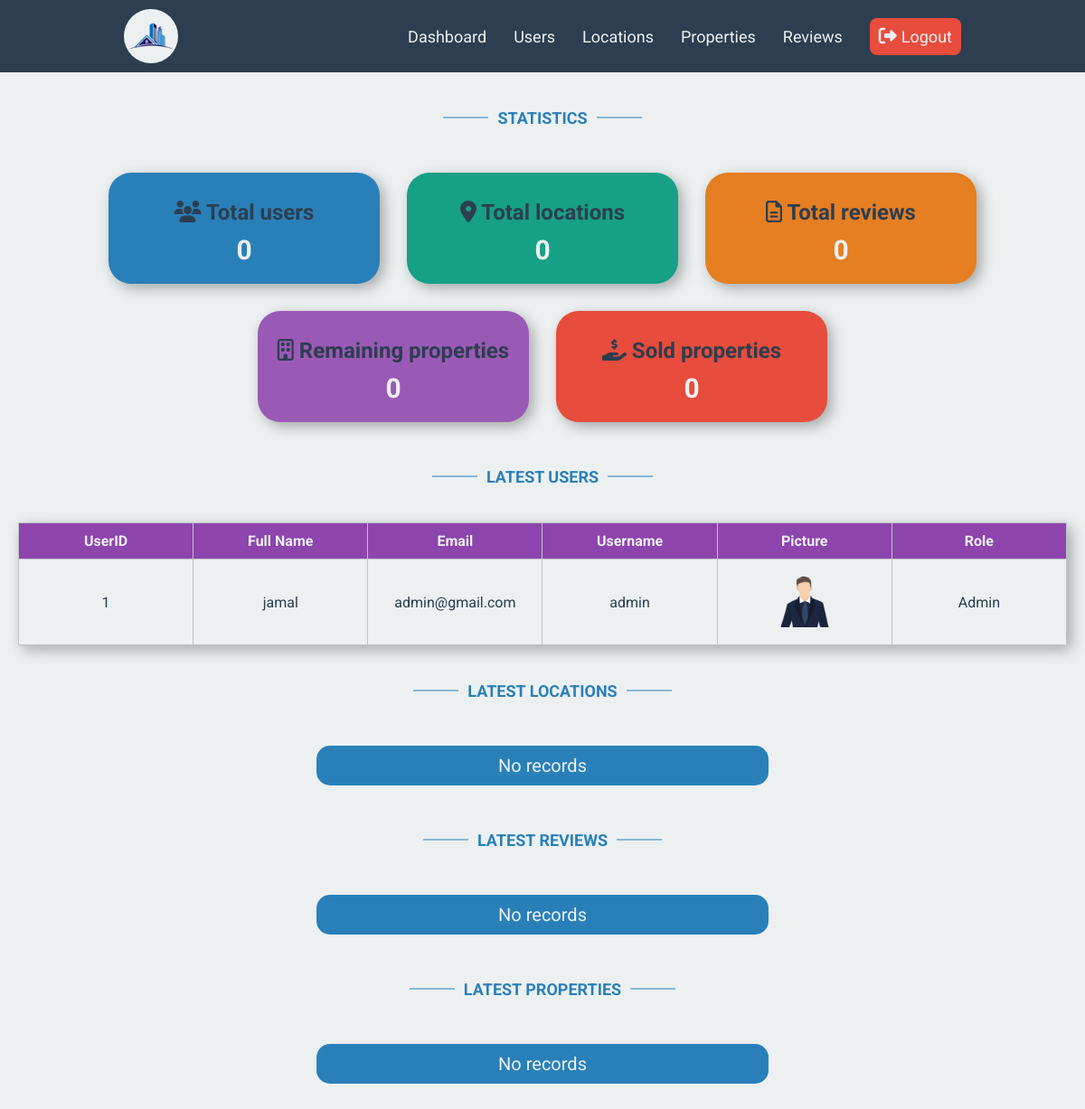
Page /admin/dashboard.php (signed in) on the committed database.
### tables this page shows
CREATE TABLE `users` (
  `UserID` int(10) NOT NULL,
  `FullName` varchar(50) NOT NULL,
  `Username` varchar(255) NOT NULL,
  `Email` varchar(50) NOT NULL,
  `Password` varchar(255) NOT NULL,
  `Picture` varchar(255) NOT NULL DEFAULT 'avatar.png',
  `GroupID` int(10) NOT NULL DEFAULT 0
);

### admin/includes/functions.php (called while the page is built, shortened)
<?php
function checkItem($select, $from, $value)
{
    global $con;
    $statement = $con->prepare("SELECT $select FROM $from WHERE $select = ?");
    $statement->execute(array($value));
    $count = $statement->rowCount();
    return $count;
}
function countItems($item, $table)
{
    global $con;
    $stmt2 = $con->prepare("SELECT COUNT($item) FROM $table");
    $stmt2->execute();
    return $stmt2->fetchColumn();
}
function getLatest($select, $table, $order, $limit = 5)
{
    global $con;
    $getStmt = $con->prepare("SELECT $select FROM $table ORDER BY $order DESC LIMIT $limit");
    $getStmt->execute();
    $rows = $getStmt->fetchAll();
    return $rows;
}

### admin/dashboard.php (the view, shortened to what this page needs)
<?php
if (isset($_SESSION['Username'])) {
    require('./connect.php');
    require('./includes/functions.php');
    require('./includes/header.php');
?>
    <section>
        <h1 class="custom-title">Statistics</h1>
        <div class="statistics">
            <div class="statistic">
                <h1><i class="fa fa-users"></i> Total users</h1>
                <h2><?php echo checkItem('GroupID', 'users', 0) ?></h2>
            </div>
            <div class="statistic">
                <h1><i class="fa fa-map-marker"></i> Total locations</h1>
                <h2><?php echo countItems('*', 'locations') ?></h2>
            </div>
            <div class="statistic">
                <h1><i class="far fa-file-alt"></i> Total reviews</h1>
                <h2><?php echo countItems('*', 'reviews') ?></h2>
            </div>
            <div class="statistic">
                <h1><i class="far fa-building"></i> Remaining properties</h1>
                <h2><?php echo checkItem('Sold', 'properties', 0) ?></h2>
            </div>
            <div class="statistic">
                <h1><i class="fas fa-hand-holding-usd"></i> Sold properties</h1>
                <h2><?php echo countItems('ID', 'props_sold') ?></h2>
            </div>
        </div>
        <h1 class="custom-title">Latest users</h1>
        <?php
        $users = getLatest('*', 'users', 'UserID');
        if (count($users) > 0) { ?>
            <table>
                <tr>
                    <th>UserID</th>
                    <th>Full Name</th>
                    <th>Email</th>
                    <th>Username</th>
                    <th>Picture</th>
                    <th>Role</th>
                </tr>
                <?php
                foreach ($users as $user) { ?>
                    <tr>
                        <td><?php echo $user['UserID'] ?></td>
                        <td><?php echo $user['FullName'] ?></td>
                        <td><?php echo $user['Email'] ?></td>
                        <td><?php echo $user['Username'] ?></td>
                        <td>
                            <a href="/real-estate/admin/uploads/avatars/<?php echo $user['Picture'] ?>" target="_blank">
                                <img src="./uploads/avatars/<?php echo $user['Picture'] ?>" alt="">
                            </a>
                        </td>
                        <td><?php echo $user['GroupID'] == 1 ? 'Admin' : 'User' ?></td>
                    </tr>
                <?php
                }
                ?>
            </table>
        <?php
        } else {
            echo '<p class="alert alert-info">No records</p>';
        } ?>
        <h1 class="custom-title">Latest locations</h1>
        <?php
        $locations = getLatest('*', 'locations', 'LocationID');
        if (count($locations) > 0) { ?>
            <table>
                <tr>
                    <th>Location ID</th>
                    <th>Location Name</th>
                    <th>Location Image</th>
                    <th>Options</th>
                </tr>
                <?php
                foreach ($locations as $location) { ?>
                    <tr>
                        <td><?php echo $location['LocationID'] ?></td>
                        <td><?php echo $location['LocationName'] ?></td>
                        <td>
                            <a href="/real-estate/admin/uploads/locations/<?php echo $location['LocationPicture'] ?>" target="_blank">
                                <img src="./uploads/locations/<?php echo $location['LocationPicture'] ?>" alt="">
                            </a>
                        </td>
                        <td class="options">
                            <a class="btn btn-success" href="locations.php?do=edit&locationid=<?php echo $location['LocationID'] ?>"><i class="fa fa-edit"></i>Edit</a>
                            <a class="btn btn-danger" href="locations.php?do=delete&locationid=<?php echo $location['LocationID'] ?>"><i class="fa fa-close"></i>Delete</a>
                        </td>
                    </tr>
                <?php
                }
                ?>
            </table>
        <?php
        } else {
            echo '<p class="alert alert-info">No records</p>';
        } ?>
        <h1 class="custom-title">Latest reviews</h1>
        <?php
        $stmt = $con->prepare("SELECT * FROM reviews INNER JOIN users ON users.UserID = reviews.UserID ORDER BY reviews.UserID DESC LIMIT 5");
        $stmt->execute();
        $reviews = $stmt->fetchAll();
        if (count($reviews) > 0) { ?>
            <table>
                <tr>
                    <th>ReviewID</th>
                    <th>By</th>
                    <th>Picture</th>
                    <th>Message</th>
                    <th>Is_Featured</th>
                    <th>Options</th>
                </tr>
                <?php
                foreach ($reviews as $review) { ?>
                    <tr>
                        <td><?php echo $review['ReviewID'] ?></td>
                        <td><?php echo $review['FullName'] ?></td>
                        <td>
                            <a href="/real-estate/admin/uploads/avatars/<?php echo $review['Picture'] ?>" target="_blank">
                                <img src="./uploads/avatars/<?php echo $review['Picture'] ?>" alt="">
                            </a>
                        </td>
                        <td><?php echo $review['Message'] ?></td>
                        <td><?php echo $review['Featured'] == 0 ? 'No' : 'Yes' ?></td>
                        <td class="options">
                            <?php
                            if ($review['Featured'] == 0) { ?>
                                <a class="btn btn-success" href="reviews.php?do=feature&reviewid=<?php echo $review['ReviewID'] ?>"><i class="far fa-heart"></i> Feature</a>
                            <?php
                            } else { ?>
                                <a class="btn btn-success" href="reviews.php?do=unfeature&reviewid=<?php echo $review['ReviewID'] ?>"><i class="fa fa-heart-broken"></i> Unfeature</a>
                            <?php
                            }
                            ?>
                            <a class="btn btn-danger" href="reviews.php?do=delete&reviewid=<?php echo $review['ReviewID'] ?>"><i class="fa fa-close"></i> Delete</a>
                        </td>
                    </tr>
                <?php
                }
                ?>
            </table>
        <?php
        } else {
            echo '<p class="alert alert-info">No records</p>';
        } ?>
        <h1 class="custom-title">Latest properties</h1>
        <?php
        $stmt = $con->prepare("SELECT * FROM properties INNER JOIN locations ON properties.LocationID = locations.LocationID ORDER BY properties.LocationID DESC LIMIT 5");
        $stmt->execute();
        $properties = $stmt->fetchAll();
        if (count($properties) > 0) { ?>
            <table>
                <tr>
                    <th>Property ID</th>
                    <th>Location</th>
                    <th>Images</th>
                    <th>Price</th>
                    <th>Bedrooms</th>
                    <th>Bathrooms</th>
                    <th>Size</th>
                    <th>Is Sold</th>
                    <th>Purchased By</th>
                    <th>Options</th>
                </tr>
                <?php
                foreach ($properties as $prop) { ?>
                    <tr>
                        <td><?php echo $prop['PropertyID'] ?></td>
                        <td><?php echo $prop['LocationName'] ?></td>
                        <td>
                            <?php
                            $stmt = $con->prepare("SELECT * FROM properties_images AS a INNER JOIN properties AS b ON a.PropertyID = b.PropertyID HAVING a.PropertyID = " . $prop['PropertyID']);
                            $stmt->execute();
                            $rows = $stmt->fetchAll();
                            foreach ($rows as $row) {
                                echo '<a href="/real-estate/admin/uploads/properties/' . $row['ImageSrc'] . '" target="_blank"><img src="./uploads/properties/' . $row['ImageSrc'] . '" alt=""></a>';
                            }
                            ?>
                        </td>
                        <td><?php echo $prop['Price'] ?></td>
                        <td><?php echo $prop['BedroomsCount'] ?></td>
                        <td><?php echo $prop['BathroomsCount'] ?></td>
                        <td><?php echo $prop['PropertySize'] ?></td>
                        <td><?php echo $prop['Sold'] == 0 ? 'No' : 'Yes' ?></td>
                        <td>
                            <?php
                            if ($row['Sold'] == 0) {
                                echo 'No one';
                            } else {
                                $stmt = $con->prepare('SELECT * FROM props_sold AS a INNER JOIN users AS b
                                    ON a.UserID = b.UserID HAVING PropID = :zid');
                                $stmt->execute(array('zid' => $row['PropertyID']));
                                $username = $stmt->fetch();
                                echo $username['Username'];
                            }
                            ?>
                        </td>
                        <td class="options">
                            <a class="btn btn-success" href="properties.php?do=edit&propertyid=<?php echo $prop['PropertyID'] ?>"><i class="fa fa-edit"></i>Edit</a>
                            <a class="btn btn-danger" href="properties.php?do=delete&propertyid=<?php echo $prop['PropertyID'] ?>"><i class="fa fa-close"></i>Delete</a>
                        </td>
                    </tr>
                <?php
                }
                ?>
            </table>
        <?php
        } else {
            echo '<p class="alert alert-info">No records</p>';
        } ?>
    </section>
<?php
    require('./includes/footer.php');
} else {
    header('Location: index.php');
    exit();
}

### admin/includes/header.php (shortened to what this page needs)
<!DOCTYPE html>
<html lang="en">
<head>
    <link rel="stylesheet" href="./styles/main.css">
</head>
<body>
    <div class="container">
        <?php if (!isset($noNavbar)) { ?>
            <nav id="nav">
                <div class="logo">
                    <a href="dashboard.php"><img src="../public/logo.png" alt="logo"></a>
                </div>
                <ul>
                    <li><a href="dashboard.php">Dashboard</a></li>
                    <li><a href="users.php">Users</a></li>
                    <li><a href="locations.php">Locations</a></li>
                    <li><a href="properties.php">Properties</a></li>
                    <li><a href="reviews.php">Reviews</a></li>
                    <li><a href="logout.php" class="btn btn-danger"><i class="fa fa-sign-out"></i>Logout</a></li>
                </ul>
            </nav>
        <?php } ?>

### admin/includes/footer.php
</div>
</body>
</html>

### admin/styles/main.css (style rules this page uses)
:root { --red1: #c0392b; --red2: #e74c3c; --orange1: #d35400; --orange2: #e67e22; --yellow1: #f39c12; --yellow2: #f1c40f; --white1: #bdc3c7; --white2: #ecf0f1; --grey1: #7f8c8d; --grey2: #95a5a6; --blue1: #2c3e50; --blue2: #34495e; --blue3: #2980b9; --blue4: #3498db; --green1: #16a085; --green2: #1abc9c; --green3: #27ae60; --green4: #2ecc71; --purple1: #8e44ad; --purple2: #9b59b6; }
* { margin: 0; padding: 0; box-sizing: border-box; font-family: "Roboto", sans-serif; color: var(--blue1); }
body { background-color: var(--white2); }
.container { width: 100%; padding: 100px 0; overflow: hidden; }
a { text-decoration: none; }
section { min-height: calc(100vh - 80px); display: flex; justify-content: flex-start; align-items: center; flex-direction: column; gap: 10px; padding: 0 20px; }
.alert { width: 500px; margin: 20px auto; text-align: center; font-size: 20px; padding: 10px; border-radius: 15px; color: var(--white2); }
.alert-info { background-color: var(--blue3); }
.btn { color: var(--white2); padding: 10px; border-radius: 8px; transition: 0.3s ease; }
.btn i { font-size: 20px; color: var(--white2); margin-right: 5px; }
.btn-danger { background-color: var(--red2); }
.custom-title { font-size: 18px; margin: 20px 0; text-transform: uppercase; position: relative; color: var(--blue3); }
.custom-title::before { position: absolute; top: 50%; right: -60px; content: ""; -webkit-transform: translateY(-50%); -ms-transform: translateY(-50%); transform: translateY(-50%); width: 50px; height: 1px; margin-top: -1px; background: var(--blue3); }
.custom-title::after { position: absolute; top: 50%; left: -60px; content: ""; -webkit-transform: translateY(-50%); -ms-transform: translateY(-50%); transform: translateY(-50%); width: 50px; height: 1px; margin-top: -1px; background: var(--blue3); }
table { border-collapse: collapse; width: 100%; box-shadow: 5px 5px 15px rgba(0, 0, 0, 0.3); margin: 10px 0; table-layout: fixed; word-break: break-all; }
td, th { text-align: center; border: 1px solid var(--white1); padding: 10px 0; }
tr:first-child th { background-color: var(--purple1); color: var(--white2); }
table img { margin: 5px; width: 60px; height: 60px; object-fit: cover; cursor: pointer; }
nav { position: fixed; top: 0; width: 100%; padding: 10px; display: flex; justify-content: space-around; align-items: center; background-color: var(--blue1); z-index: 20; transition: 0.3s ease; }
nav .logo { width: 60px; height: 60px; }
nav .logo img { width: 100%; height: 100%; object-fit: cover; background-color: var(--white2); border-radius: 50%; }
nav ul { display: flex; gap: 30px; list-style: none; }
nav ul li a { position: relative; text-decoration: none; font-size: 18px; color: var(--white2); transition: 0.3s ease; }
.statistics { display: flex; justify-content: center; align-items: center; flex-direction: row; flex-wrap: wrap; gap: 30px; margin: 20px 0; }
.statistics .statistic { padding: 20px; min-width: 300px; text-align: center; border-radius: 25px; box-shadow: 5px 5px 15px rgba(0, 0, 0, 0.3); }
.statistics .statistic h1 { margin: 10px 0; }
.statistics .statistic h2 { color: var(--white2); font-size: 30px; }
.statistics .statistic:nth-child(1) { background-color: var(--blue3); }
.statistics .statistic:nth-child(2) { background-color: var(--green1); }
.statistics .statistic:nth-child(3) { background-color: var(--orange2); }
.statistics .statistic:nth-child(4) { background-color: var(--purple2); }
.statistics .statistic:nth-child(5) { background-color: var(--red2); }

### rows in the picture
users: UserID "1", FullName "jamal", Email "admin@gmail.com", Username "admin", Picture (placeholder picture), GroupID "Admin"

### other values in the picture
checkItem('GroupID', 'users', 0) "0"
countItems('*', 'locations') "0"
countItems('*', 'reviews') "0"
checkItem('Sold', 'properties', 0) "0"
countItems('ID', 'props_sold') "0"
